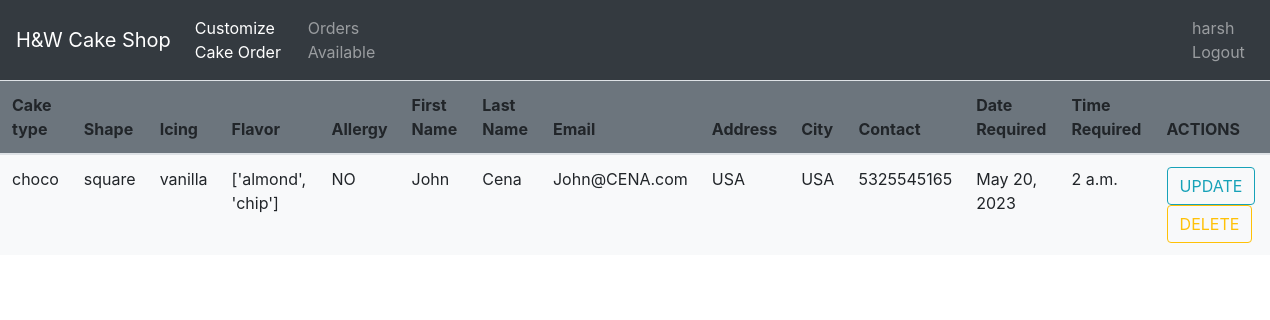
Page /details/ (signed in) on the committed database.
### shop1/models.py (models this page shows)
class Cakeshop(models.Model):
    choose_cake = models.CharField(max_length=60)
    shape = models.CharField(max_length=30)
    choose_icing = models.CharField(max_length=60)
    choose_flavors = models.CharField(max_length=60)
    no_of_servings = models.IntegerField()
    any_allergies = models.CharField(max_length=60)
    speacial_request = models.CharField(max_length=120)
    first_name = models.CharField(max_length=60)
    last_name = models.CharField(max_length=60)
    email = models.EmailField(max_length=60)
    address = models.CharField(max_length=120)
    city = models.CharField(max_length=30)
    number = models.CharField(max_length=10)
    date_required = models.DateField()
    time_required = models.TimeField()

### shop1/views.py (the view)
# urls.py: path('details/', views.details_view, name='details'),
@login_required(login_url='login')
def details_view(request):
    data = Cakeshop.objects.all()
    context = {'data':data}
    template_name = 'shop1/details.html'
    return render(request, template_name, context)

### templates/shop1/details.html (shortened to what this page needs)
{% extends 'layout.html' %}
{% block content %}
    <div>
        <table class="table bg-light">
            <thead class="bg-secondary">
                <tr>
                    <th>Cake type</th>
                    <th>Shape</th>
                    <th>Icing</th>
                    <th>Flavor</th>
                    <th>Allergy</th>
                    <th>First Name</th>
                    <th>Last Name</th>
                    <th>Email</th>
                    <th>Address</th>
                    <th>City</th>
                    <th>Contact</th>
                    <th>Date Required</th>
                    <th>Time Required</th>
                    <th>ACTIONS</th>
                </tr>
            </thead>
            <tbody>
                {% for obj in data %}
                <tr>
                    <td>{{obj.choose_cake}}</td>
                    <td>{{obj.shape}}</td>
                    <td>{{obj.choose_icing}}</td>
                    <td>{{obj.choose_flavors}}</td>
                    <td>{{obj.any_allergies}}</td>
                    <td>{{obj.first_name}}</td>
                    <td>{{obj.last_name}}</td>
                    <td>{{obj.email}}</td>
                    <td>{{obj.address}}</td>
                    <td>{{obj.city}}</td>
                    <td>{{obj.number}}</td>
                    <td>{{obj.date_required}}</td>
                    <td>{{obj.time_required}}</td>
                    <td>
                        <a href="{% url 'update' obj.id %}"><button class="btn btn-outline-info">UPDATE</button></a>
                        <a href="{% url 'delete' obj.id %}"><button class="btn btn-outline-warning">DELETE</button></a>
                    </td>
                </tr>
                {% endfor %}
            </tbody>
        </table>
    </div>
</body>
{% endblock %}

### templates/layout.html (shortened to what this page needs)
<!DOCTYPE html>
<html lang="en">
<head>
    <link rel="stylesheet" href="https://cdn.jsdelivr.net/npm/bootstrap@4.0.0/dist/css/bootstrap.min.css"
>
</head>
<body>
    <nav class="navbar navbar-expand-lg navbar-dark bg-dark">
        <a class="navbar-brand" href="#">H&W Cake Shop</a>
        <div class="collapse navbar-collapse" id="navbarNav">
            <ul class="navbar-nav">
                <li class="nav-item active">
                    <a class="nav-link" href="{% url 'order' %}">Customize Cake Order<span class="sr-only">(current)</span></a>
                </li>
                <li class="nav-item">
                    <a class="nav-link" href="{% url 'details' %}">Orders Available</a>
                </li>
                {% if user.is_authenticated %}
                <li class="nav-item" style="padding-left: 800px;">
                  <a class="nav-link" href="{% url 'logout' %}"><span>{{user.username}}</span> Logout</a>
                </li>
                {% endif %}
            </ul>
        </div>
    </nav>
    {% block content %}
    {% endblock %}
</body>
</html>

### rows in the picture
Cakeshop: choose_cake "choco", shape "square", choose_icing "vanilla", choose_flavors "['almond', 'chip']", any_allergies "NO", first_name "John", last_name "Cena", email "John@CENA.com", address "USA", city "USA", number "5325545165", date_required "May 20, 2023", time_required "2 a.m."

### other values in the picture
{{ user.username }} "harsh"
